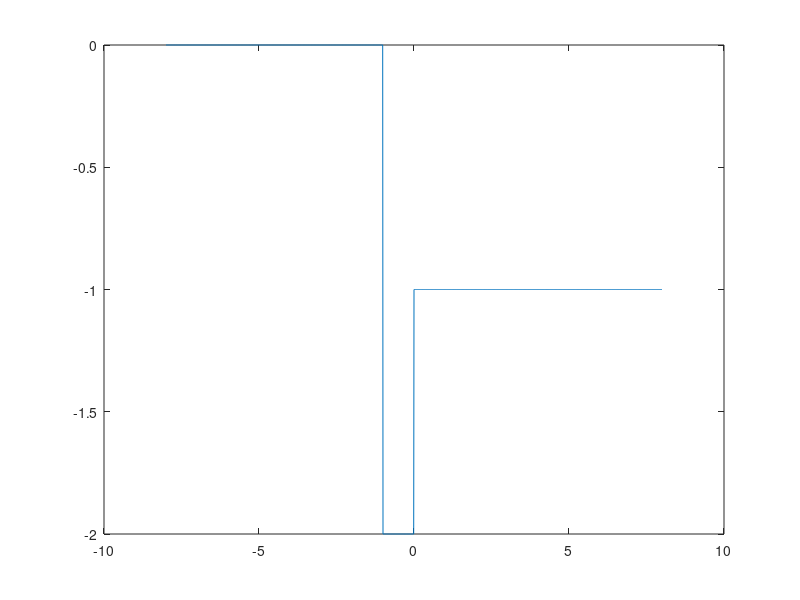

MATLAB code for this plot:
 %question6
 t = -8:0.01:8;
 ut = t>=0;
 ut1 = t>=-1;
 x = ut-2.*ut1;
 stem(t,x,'r');
 xlabel('time');
 ylabel('amplitude');
 plot(t,x);
 